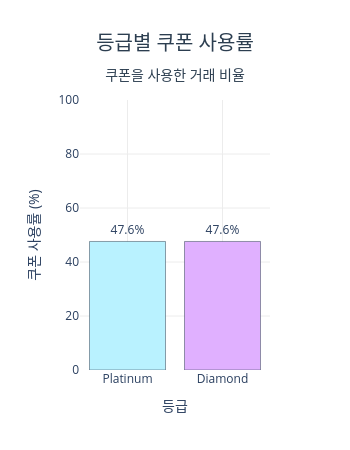

Notebook source saved alongside this figure:
### Code cell
fig = go.Figure(go.Bar(
    x=coupon_tx['등급'],
    y=coupon_tx['쿠폰_사용률(%)'],
    marker=dict(
        color=['#B9F2FF', '#E0B0FF'],
        line=dict(color='#2c3e50', width=0.5)
    ),
    text=coupon_tx['쿠폰_사용률(%)'].apply(lambda x: f'{x:.1f}%'),
    textposition='outside'
))

fig.update_layout(
    title=dict(
        text='등급별 쿠폰 사용률<br><sub>쿠폰을 사용한 거래 비율</sub>',
        font=dict(size=20, color='#2c3e50'), x=0.5, xanchor='center'
    ),
    xaxis=dict(title='등급', gridcolor='#ececec'),
    yaxis=dict(title='쿠폰 사용률 (%)', gridcolor='#ececec', range=[0, 100]),
    plot_bgcolor='white',
    width=350,
    height=450
)
fig.show()

### Figure 1 — Plotly figure (JSON) as saved in the notebook; plotly's stock layout.template omitted (floating-point values rounded to 4 significant figures)
{"data": [{"marker": {"color": ["#B9F2FF", "#E0B0FF"], "line": {"color": "#2c3e50", "width": 0.5}}, "text": ["47.6%", "47.6%"], "textposition": "outside", "type": "bar", "x": ["Platinum", "Diamond"], "y": [47.6, 47.6]}], "layout": {"height": 450, "plot_bgcolor": "white", "title": {"font": {"color": "#2c3e50", "size": 20}, "text": "등급별 쿠폰 사용률<br><sub>쿠폰을 사용한 거래 비율</sub>", "x": 0.5, "xanchor": "center"}, "width": 350, "xaxis": {"gridcolor": "#ececec", "title": {"text": "등급"}}, "yaxis": {"gridcolor": "#ececec", "range": [0, 100], "title": {"text": "쿠폰 사용률 (%)"}}}}
